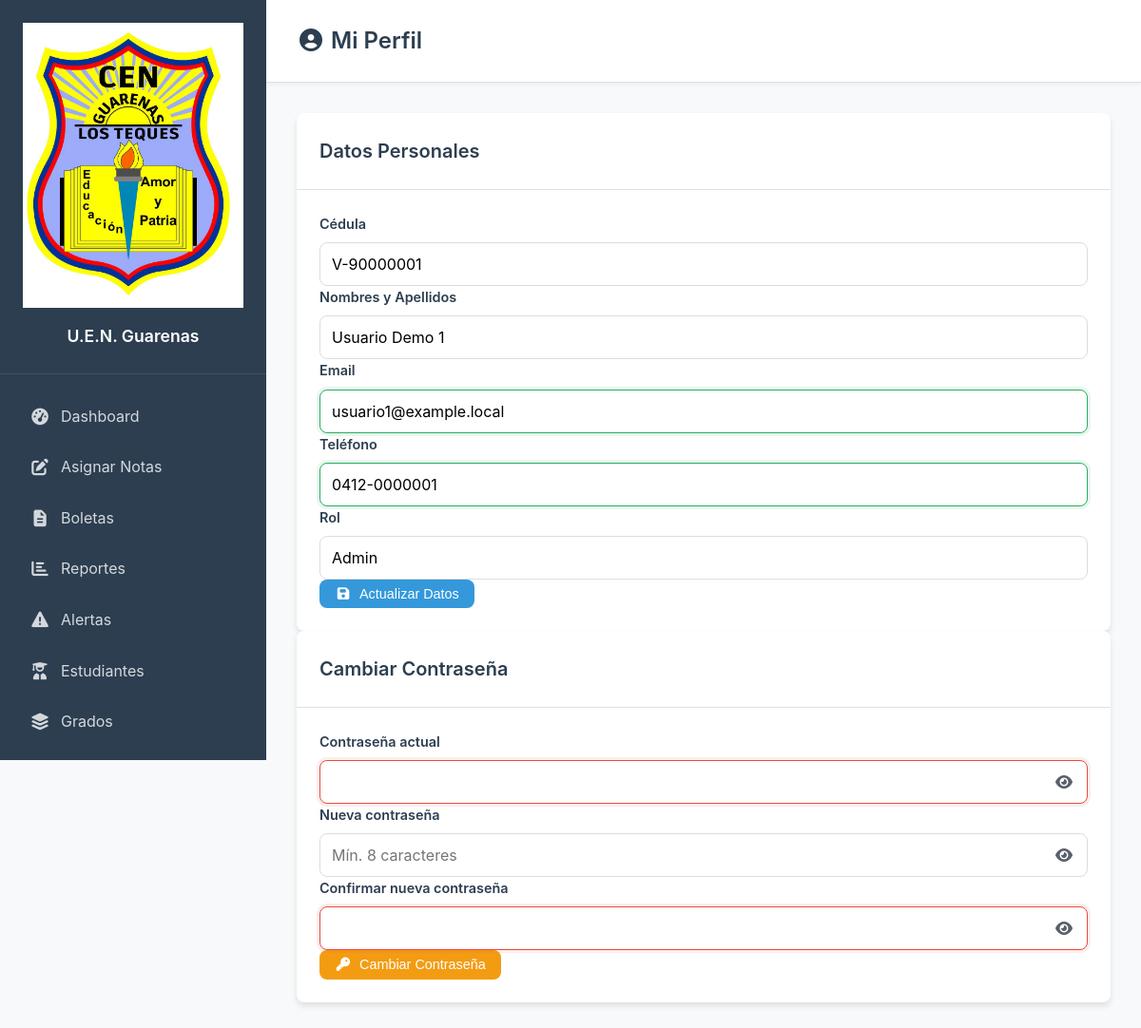
The app's page /perfil.php (signed in) with its own data.
### tables this page shows
CREATE TABLE `usuarios` (
  `id` int(11) NOT NULL AUTO_INCREMENT,
  `username` varchar(50) DEFAULT NULL,
  `cedula` varchar(20) NOT NULL,
  `nombres` varchar(100) NOT NULL,
  `apellidos` varchar(100) NOT NULL,
  `email` varchar(100) DEFAULT NULL,
  `telefono` varchar(20) DEFAULT NULL,
  `rol` enum('admin','docente','secretario','estudiante','representante') DEFAULT 'docente',
  `password` varchar(255) NOT NULL,
  `activo` tinyint(1) DEFAULT 1,
  `fecha_creacion` timestamp NOT NULL DEFAULT current_timestamp(),
  `ultimo_acceso` timestamp NULL DEFAULT NULL,
  `token_recuperacion` varchar(255) DEFAULT NULL,
  `token_expiracion` datetime DEFAULT NULL,
  PRIMARY KEY (`id`)
);

### perfil.php (the view, shortened to what this page needs)
<?php
require_once 'config.php';
$db = getDBConnection();
$user_id = $_SESSION['usuario_id'];
$stmt = $db->prepare("SELECT nombres, apellidos, email, telefono, rol, cedula FROM usuarios WHERE id=?");
$stmt->execute([$user_id]);
$user = $stmt->fetch();
?>
<!DOCTYPE html>
<html lang="es">
<head>
    <link rel="stylesheet" href="<?php echo APP_URL; ?>/assets/css/styles.css">
    <link rel="stylesheet" href="<?php echo APP_URL; ?>/assets/fontawesome/css/all.min.css">
</head>
<body>
<div class="dashboard-container">
    <?php echo getSidebar('perfil'); ?>
    <main class="main-content">
        <header class="main-header"><h1><i class="fas fa-user-circle"></i> Mi Perfil</h1></header>
        <div class="content-container">
            <div class="card">
                <div class="card-header"><h2>Datos Personales</h2></div>
                <div class="card-body">
                    <form method="POST">
                        <div class="form-group">
                            <label>Cédula</label>
                            <input type="text" value="<?php echo htmlspecialchars($user['cedula']); ?>" readonly class="form-control">
                        </div>
                        <div class="form-group">
                            <label>Nombres y Apellidos</label>
                            <input type="text" value="<?php echo htmlspecialchars($user['nombres'].' '.$user['apellidos']); ?>" readonly class="form-control">
                        </div>
                        <div class="form-group">
                            <label>Email</label>
                            <input type="email" name="email" value="<?php echo htmlspecialchars($user['email']); ?>" required class="form-control">
                        </div>
                        <div class="form-group">
                            <label>Teléfono</label>
                            <input type="text" name="telefono" value="<?php echo htmlspecialchars($user['telefono']); ?>" class="form-control telefono" placeholder="0412-1234567">
                        </div>
                        <div class="form-group">
                            <label>Rol</label>
                            <input type="text" value="<?php echo ucfirst($user['rol']); ?>" readonly class="form-control">
                        </div>
                        <button type="submit" name="actualizar_perfil" class="btn btn-primary">
                            <i class="fas fa-save"></i> Actualizar Datos
                        </button>
                    </form>
                </div>
            </div>
            <div class="card">
                <div class="card-header"><h2>Cambiar Contraseña</h2></div>
                <div class="card-body">
                    <form method="POST">
                        <div class="form-group">
                            <label>Contraseña actual</label>
                            <div class="password-wrapper">
                                <input type="password" name="pass_actual" id="pass0" required class="form-control">
                                <i class="fas fa-eye toggle-password" onclick="togglePassword('pass0', this)"></i>
                            </div>
                        </div>
                        <div class="form-group">
                            <label>Nueva contraseña</label>
                            <div class="password-wrapper">
                                <input type="password" name="pass_nueva" id="pass1" required minlength="8" class="form-control" placeholder="Mín. 8 caracteres">
                                <i class="fas fa-eye toggle-password" onclick="togglePassword('pass1', this)"></i>
                            </div>
                        </div>
                        <div class="form-group">
                            <label>Confirmar nueva contraseña</label>
                            <div class="password-wrapper">
                                <input type="password" name="pass_confirm" id="pass2" required minlength="8" class="form-control">
                                <i class="fas fa-eye toggle-password" onclick="togglePassword('pass2', this)"></i>
                            </div>
                        </div>
                        <button type="submit" name="cambiar_password" class="btn btn-warning">
                            <i class="fas fa-key"></i> Cambiar Contraseña
                        </button>
                    </form>
                </div>
            </div>
        </div>
    </main>
</div>
</body>
</html>

### assets/css/styles.css (style rules this page uses)
:root { --primary-color: #3498db; --primary-dark: #2980b9; --secondary-color: #2c3e50; --success-color: #27ae60; --warning-color: #f39c12; --danger-color: #e74c3c; --info-color: #17a2b8; --light-color: #ecf0f1; --dark-color: #34495e; --border-radius: 8px; --box-shadow: 0 4px 6px rgba(0,0,0,0.1); --transition: all 0.3s ease; }
* { margin: 0; padding: 0; box-sizing: border-box; }
body { font-family: 'Inter', 'Segoe UI', Tahoma, Geneva, Verdana, sans-serif; background-color: #f8f9fa; color: #333; line-height: 1.6; }
.dashboard-container { display: flex; min-height: 100vh; }
.main-content { flex-grow: 1; display: flex; flex-direction: column; margin-left: 280px; min-height: 100vh; }
.main-header { background: white; padding: 1.5rem 2rem; border-bottom: 1px solid #e0e0e0; display: flex; justify-content: space-between; align-items: center; box-shadow: 0 2px 4px rgba(0,0,0,0.05); position: sticky; top: 0; z-index: 100; }
.main-header h1 { color: var(--secondary-color); font-size: 1.5rem; font-weight: 600; margin: 0; }
.content-container { padding: 2rem; flex-grow: 1; background: #f8f9fa; }
.card { background: white; border-radius: var(--border-radius); box-shadow: var(--box-shadow); overflow: hidden; transition: var(--transition); }
.card-header { padding: 1.5rem; border-bottom: 1px solid #e0e0e0; display: flex; justify-content: space-between; align-items: center; }
.card-header h2 { color: var(--secondary-color); font-size: 1.25rem; font-weight: 600; margin: 0; }
.card-body { padding: 1.5rem; }
.btn { display: inline-flex; align-items: center; gap: 0.5rem; padding: 0.5rem 1rem; border: none; border-radius: var(--border-radius); text-decoration: none; font-size: 0.9rem; cursor: pointer; transition: var(--transition); font-weight: 500; line-height: 1; }
.btn-primary { background: var(--primary-color); color: white; }
.btn-warning { background: var(--warning-color); color: white; }
.form-group { display: flex; flex-direction: column; }
.form-group label { margin-bottom: 0.5rem; font-weight: 600; color: var(--secondary-color); font-size: 0.9rem; }
.form-control { padding: 0.75rem; border: 1px solid #ddd; border-radius: var(--border-radius); font-size: 1rem; transition: var(--transition); font-family: inherit; }
.form-control:valid { border-color: var(--success-color); box-shadow: 0 0 0 3px rgba(39, 174, 96, 0.1); }

### perfil.php (style rules this page uses)
.password-wrapper { position: relative; width: 100%; }
.password-wrapper input { width: 100%; padding-right: 40px; }
.toggle-password { position: absolute; right: 15px; top: 50%; transform: translateY(-50%); cursor: pointer; color: #586069; z-index: 10; }

### records on screen
usuarios: cedula "V-90000001", nombres+apellidos "Usuario Demo 1", email "usuario1@example.local", telefono "0412-0000001", rol "Admin"

### other values on screen
APP_NAME "U.E.N. Guarenas"
